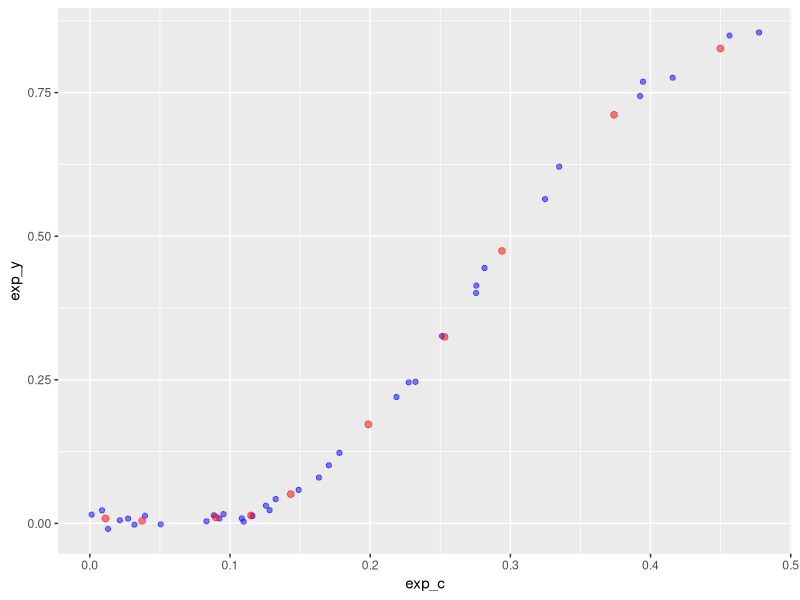
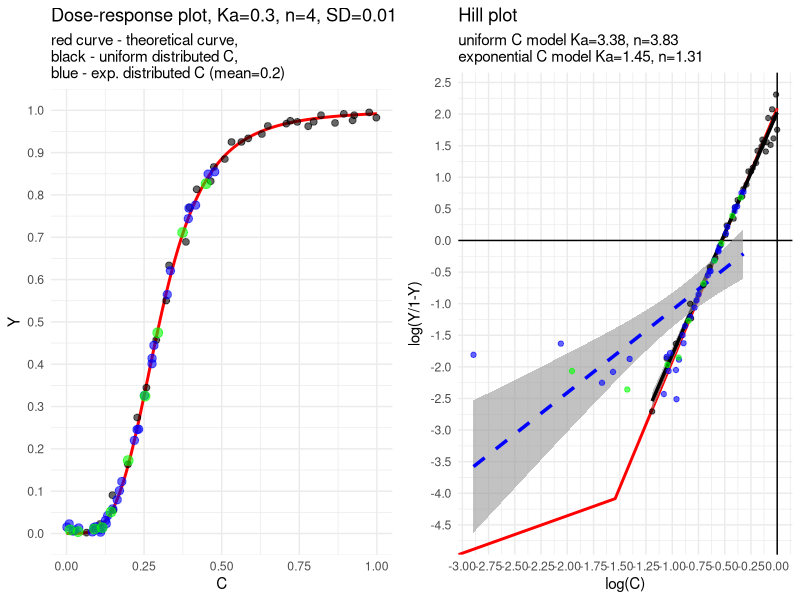

Source code (R) for these figures, in order:
# Experiments with Hill equation.
# Copyright © 2021 Borys Olifirov
#
#       [C]^n
# Y = -----------                   natural form
#    Ka^n + [C]^n
#
#      y
# log(---) = log([C]) + n*log(Ka)   linear form
#     1-Y
#
# Y - fraction of occupied target protein
# [C] - ligand (Ca2+) concentration
# n - Hill coeficient
# Ka - ligand concentration producing half occupation
#
# Kd = Ka^n, Kd - dissociation constant

require(ggplot2)
require(ggpubr)
require(dplyr)

setwd('/home/astria/bio/note/projects/0_2020_hek_transient/experiments/03_26_2021_hill_analysis/data')
set.seed(204)

Ka <- 0.3
n <- 4

start.val <- 0
end.val <- 1
exp.mean <- 0.2  # mean value for exponential distributed C data
decim.num <- 10
obs <- 35  # number of observations
hill.sd <- 0.01  # additive gaussian noise sd
hill <- function(x){((x^n)/(Ka^n+x^n))}  # Hill equation function

#### Model data ####
model.hill <- data.frame(c = seq(start.val, end.val, (end.val-start.val)/obs)) %>%
  mutate(y = hill(c)) %>%
  mutate(c_noise = c + rnorm(obs+1, mean = 0, sd = hill.sd)) %>%  # add noise to C
  mutate(y_noise = y + rnorm(obs+1, mean = 0, sd = hill.sd)) %>%  # add noise to Y
  mutate(exp_c = rexp(obs+1, rate = 1/exp.mean)) %>%
  mutate(exp_y = hill(exp_c) + rnorm(obs+1, mean = 0, sd = hill.sd))

decim.hill <- model.hill %>%
  subset(select = c(exp_c, exp_y)) %>%
  mutate(group = ntile(exp_c, decim.num)) %>%
  group_by(group) %>%
  summarise_all(list(mean, sd), na.rm = TRUE) %>%
  rename(y_mean = exp_y_fn1,
         y_sd = exp_y_fn2,
         c_mean = exp_c_fn1,
         c_sd = exp_c_fn2)

ggplot() +
  geom_point(data = model.hill, aes(x = exp_c, y = exp_y),
             colour = 'blue',
             fill = 'blue',
             alpha = .5) +
  geom_point(data = decim.hill, aes(x = c_mean, y = y_mean),
             colour = 'red',
             fill = 'red',
             alpha = .5,
             size = 2)

#### Decimation analysis ####
int.list <- c(2, 5, 8, 10, 15, 20)
  
#### Dose-response plot building ####
DRP <- ggplot(model.hill) +
  stat_function(data = data.frame(x = c(start.val, end.val)),
                aes(x),
                fun = function(x){(x^n)/(Ka^n+x^n)},
                color = 'red',
                size = 1) +
  geom_point(aes(x = c_noise, y = y_noise),
             colour = 'black',
             alpha = .6,
             size = 2) +
  geom_point(aes(x = exp_c, y = exp_y),
             colour = 'blue',
             alpha = .6,
             size = 2.5) +
  geom_point(data = decim.hill,
             aes(x = c_mean, y = y_mean),
             colour = 'green',
             alpha = .6,
             size = 3) +
  scale_x_continuous(name = 'C',
                     limits = c(0, 1)) +
  scale_y_continuous(name = 'Y',
                     limits = c(0, 1),
                     breaks = seq(0, 1, 0.1)) +
  labs(title = sprintf('Dose-response plot, Ka=%s, n=%s, SD=%s', Ka, n, hill.sd),
       subtitle = sprintf('red curve - theoretical curve,\nblack - uniform distributed C,\nblue - exp. distributed C (mean=%s)', exp.mean)) +
  theme_minimal()

#### Linear model building ####
# uniform distributed data
hill.uni.lm <- glm(log10(y_noise/(1-y_noise)) ~ log10(c_noise), data = model.hill)
uni.model.n <- hill.uni.lm$coefficients[[2]]
uni.intercept <- hill.uni.lm$coefficients[[1]]
uni.model.ka <- 10^(uni.intercept/uni.model.n)  # calculate model Ka from intercep (n*log(Ka))

# exponential distributed data
hill.exp.lm <- glm(log10(exp_y/(1-exp_y)) ~ log10(exp_c), data = model.hill)
exp.model.n <- hill.exp.lm$coefficients[[2]]
exp.intercept <- hill.exp.lm$coefficients[[1]]
exp.model.ka <- 10^(exp.intercept/exp.model.n)

#### Hill plot building ####
HP <- ggplot(model.hill) + 
  geom_vline(xintercept = 0) +
  geom_hline(yintercept = 0) +
  geom_line(aes(x = log10(c), y = log10(y/(1-y))),
            color = 'red',
            size = 1) +
  stat_smooth(aes(x = log10(c_noise), y = log10(y_noise/(1-y_noise))),
              method = 'lm',
              color = 'black',
              size = 1.2,
              alpha = 0.6) +
  stat_smooth(aes(x = log10(exp_c), y = log10(exp_y/(1-exp_y))),
              method = 'lm',
              color = 'blue',
              size = 1.2,
              alpha = 0.6,
              linetype = 2) +
  geom_point(aes(x = log10(c_noise), y = log10(y_noise/(1-y_noise))),
             alpha = .6) +
  geom_point(aes(x = log10(exp_c), y = log10(exp_y/(1-exp_y))),
             alpha = .6,
             colour = 'blue') +
  geom_point(data = decim.hill, aes(x = log10(c_mean), y = log10(y_mean/(1-y_mean))),
             alpha = .6,
             colour = 'green') +
  scale_x_continuous(breaks = seq(-10, 10, 0.25)) +  # limits = c(-2, 0),
  scale_y_continuous(breaks = seq(-10, 10, 0.5)) +  # limits = c(-3.5, 1),
  labs(title = 'Hill plot',
       subtitle = sprintf('uniform C model Ka=%.2f, n=%.2f \nexponential C model Ka=%.2f, n=%.2f',
                          uni.model.ka, uni.model.n, exp.model.ka, exp.model.n), 
       x = 'log(C)',
       y = 'log(Y/1-Y)') +
  theme_minimal()

#### Final plot ####
ggarrange(DRP, HP, ncol = 2, nrow = 1)  # print two panel plot
summary(hill.uni.lm)  # print linear model data in console
summary(hill.exp.lm)
